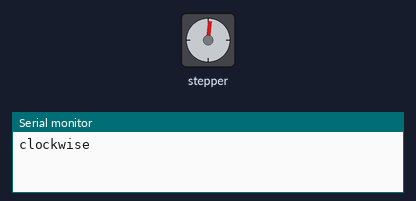
Simulated run of this sketch. Board: Arduino Uno, built with avr-gcc and run on an emulated ATmega328P. Shown: stepper motor, the last lines printed to the serial monitor. Stepper angles assume 200 steps per turn.

Above: at 0.05 s.
At 0.5 s:
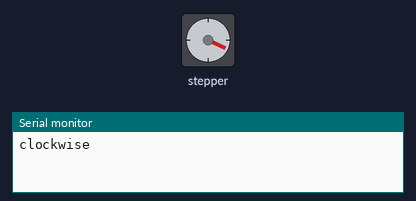
At 0.95 s:
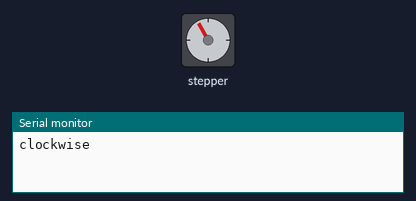
At 2.1 s:
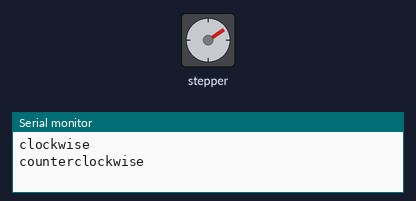
Timing chart, 0 to 5.1 s (numbered marks = the images above):
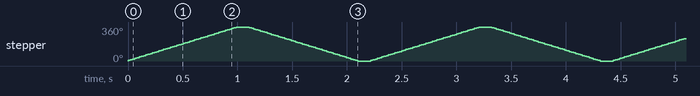

Measured:
- by itself, stepper: turns 360° clockwise in 0.99 s, then 360° counter-clockwise in 0.99 s, repeating every 2.2 s

The sketch:

sketch_jun11c_stepper.ino
```cpp
#include <Stepper.h>

// Number of steps per output rotation
const int stepsPerRevolution = 200;

// Create Instance of Stepper library
Stepper myStepper(stepsPerRevolution, 7, 6, 5, 4);


void setup()
{
  // set the speed at 60 rpm:
  myStepper.setSpeed(60);
  // initialize the serial port:
  Serial.begin(9600);
}

void loop()
{
  // step one revolution in one direction:
  Serial.println("clockwise");
  myStepper.step(stepsPerRevolution);
  delay(100);

  // step one revolution in the other direction:
  Serial.println("counterclockwise");
  myStepper.step(-stepsPerRevolution);
  delay(100);
}
```
